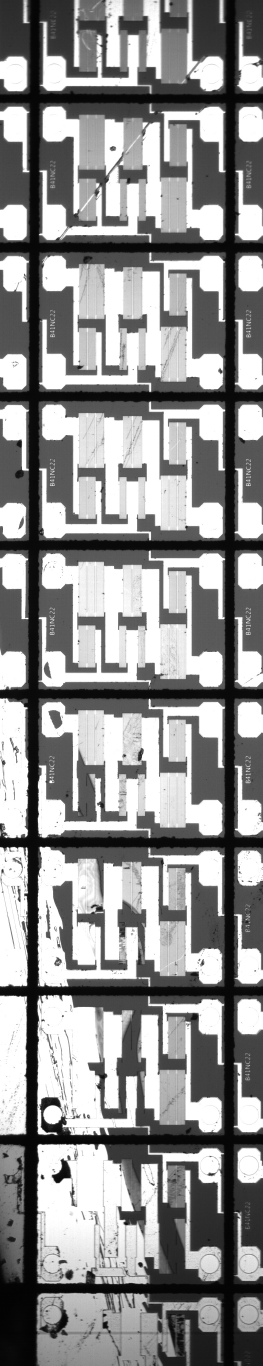
#> input picture opencv/111.jpg, 788 x 4096 px, given in place of 32_246_55701_1633.jpg, which was not available (shown at 1/3 size)
$ python '颜色直方图.py'
#> lines starting #> are read from the running program, lines starting #| are printed output that depends on the picture; pictures that were not available may be replaced by others from this repository, and a replacement may not be noted
"""
hist = cv2.calcHist([image],             # 传入图像（列表）
                    [0],                 # 使用的通道（使用通道：可选[0],[1],[2]）
                    None,                # 没有使用mask(蒙版)
                    [256],               # HistSize
                    [0.0,255.0])         # 直方图柱的范围
                                         # return->list
"""
import cv2
import cv2 as cv
import numpy as np
import matplotlib.pyplot as plt

def calcAndDrawHist(image, color):
    hist= cv2.calcHist([image],[0],None,[256],[0.0,255.0])
    minVal, maxVal, minLoc, maxLoc = cv2.minMaxLoc(hist)
    histImg = np.zeros([256,256,3], np.uint8)
    hpt =int(0.9*256)
    for h in range(256):
        intensity =int(hist[h]*hpt/maxVal)
        cv2.line(histImg,(h,256),(h,256-intensity), color)
    return histImg


def main():
    original_img = cv2.imread("template.jpg")
    img = cv2.resize(original_img,None,fx=0.6,fy=0.6,interpolation = cv2.INTER_CUBIC)
    b, g, r = cv2.split(img)

    histImgB = calcAndDrawHist(b,[255,0,0])
    histImgG = calcAndDrawHist(g,[0,255,0])
    histImgR = calcAndDrawHist(r,[0,0,255])

    cv2.imshow("histImgB", histImgB)
    cv2.imshow("histImgG", histImgG)
    cv2.imshow("histImgR", histImgR)
    cv2.imshow("Img", img)
    cv2.waitKey(0)
    cv2.destroyAllWindows()

def grayHist():
    img = cv.imread(r'C:\002workspace\02data\01chaocai\little_imgs\32/32_246_55701_1633.jpg')
#> img is the input picture: shape (4096, 788, 3); min 0, max 255, mean 145.5
    cv.imshow('Img', img)

    gray_img = cv.cvtColor(img, cv.COLOR_BGR2GRAY)
    cv.imshow('GrayImg', gray_img)

    # Gray Histogram
    gray_hist = cv.calcHist([gray_img], [0], None, [256], [0, 256], False)
#> gray_hist = 256 values, max 858652 at index 255, min 1 at index 0, mean 12608
    # cv.calcHist(images, channels, mask, histSize, ranges, accumulate)

    plt.figure(1)
    plt.title('Gray Histogram Contour')
    plt.xlabel('gray level')
    plt.ylabel('number of pixels')
    plt.plot(gray_hist)
    plt.xlim([0, 256])

    plt.figure(2)
    plt.title('Gray Histogram')
    plt.xlabel('gray level')
    plt.ylabel('number of pixels')
    plt.hist(gray_img.ravel(), 256)

    plt.show()
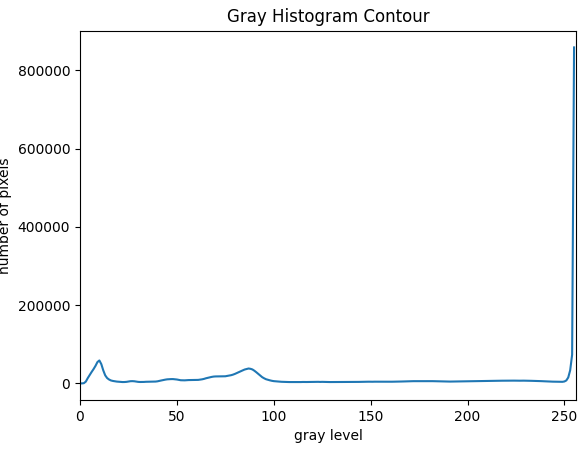
#> figure drawn by matplotlib, 1 panel; curve peaks at x = 255, y = 858652
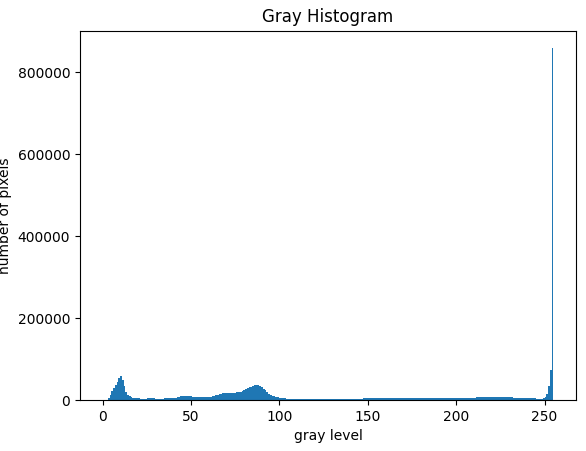
#> figure drawn by matplotlib, 1 panel; tallest bar 858652 high, from x = 254 to 255

    cv.waitKey(0)
if __name__ =='__main__':
    grayHist()

$ run again, on opencv/111.png
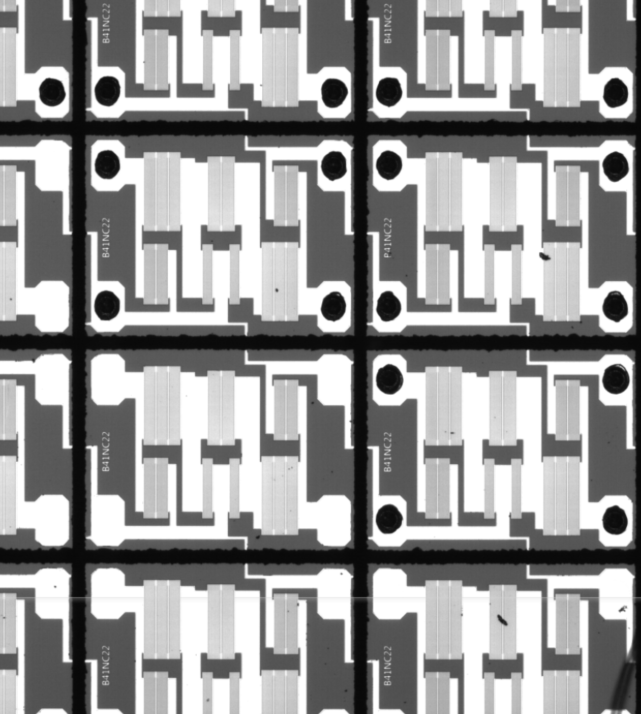
#> input picture opencv/111.png, 641 x 714 px, given in place of 32_246_55701_1633.jpg, which was not available
#> in grayHist, img is the input picture: shape (714, 641, 3); min 7, max 255, mean 152.9
#> gray_hist = 256 values, max 98905 at index 255, min 0 at index 0, mean 1787.8
#> in grayHist, `plt.show()`:
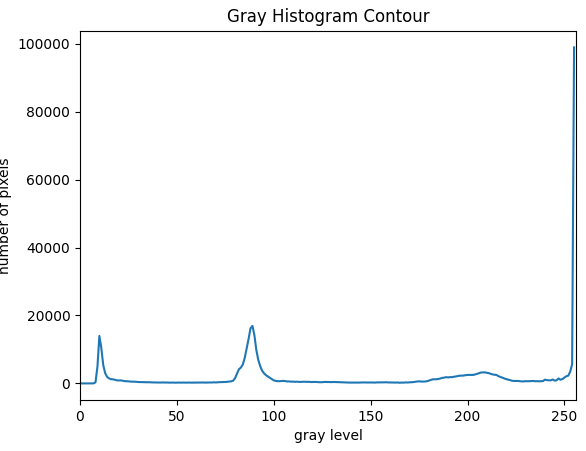
#> figure drawn by matplotlib, 1 panel; curve peaks at x = 255, y = 98905
#> in grayHist, `plt.show()`:
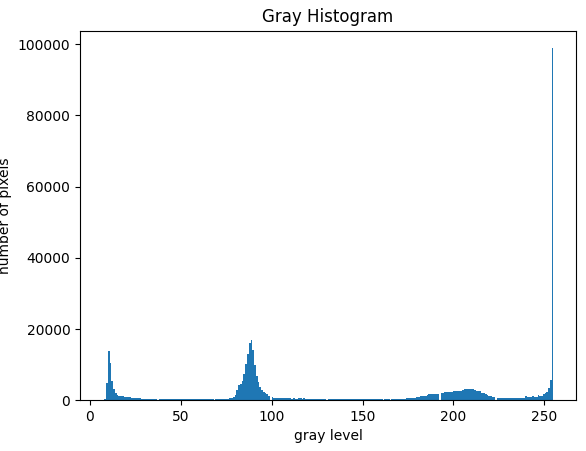
#> figure drawn by matplotlib, 1 panel; tallest bar 98905 high, from x = 254 to 255
